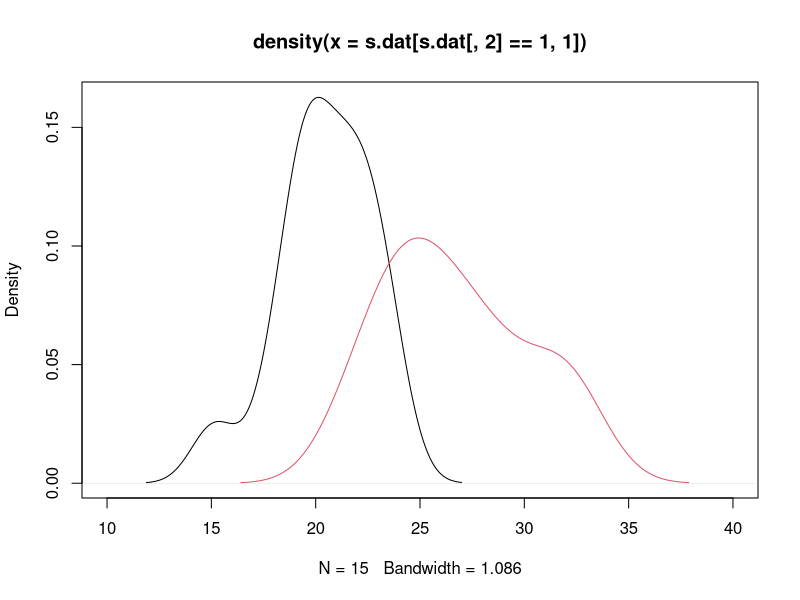

Write the R code that produced this figure. (Note: this script raises an error after producing the figure.)
######Null models / Randomization tests code##########
# Date: 4/24/2012
# Author: E. M. Hart
# Description: Code to demonstrate and teach 
# null models and Monte Carlo methods.
# Includes plotting methods from standard R libraries
# and ggplot2 libraries
# requires two data files
# available at https://github.com/emhart/Misc_Func
# they are vaAnts.csv or aussieAnts.csv
#####################################################

###Example 1
# Simple test of difference of two means
####

###Generate two random data sets###

#set sample size
n <- 15

####Create data frame

s.dat <- data.frame(cbind(c(rnorm(n,20,3),rnorm(n,27,3)),c(rep(1,n),rep(2,n))))
colnames(s.dat) <- c("Measure","Group")
####Stanard R plot
plot(density(s.dat[s.dat[,2]==1,1]),xlim=c(10,40))
lines(density(s.dat[s.dat[,2]==2,1]),col=2)
####ggplot2 code
ggplot(s.dat,aes(x=Measure,group=as.factor(Group),fill=as.factor(Group),alpha=.5))+geom_density()+xlim(0,15)

####Parametric t.test#####
tt1 <- t.test(x=s.dat[s.dat[,2]==2,1],y=s.dat[s.dat[,2]==1,1])

#####Randomization test#######
# In this case the test metric
# is if the difference between the two means
# is different from 0
############

##Set the number of randomizations
nran <- 5000
output <- vector()
for(i in 1:nran){
  ###Shuffle association via sample()
  new.ind <- sample(s.dat$G,length(s.dat$G),replace=F)
  output[i] <- mean(s.dat$M[new.ind==1]) - mean(s.dat$M[new.ind==2])
}

##Find true metric
true.val <- mean(s.dat[s.dat[,2]==1,1])-mean(s.dat[s.dat[,2]==2,1])
###Normal R plot
plot(density(output),xlim=c(-6,6))
abline(v=true.val)
####ggplot2###
ggplot(as.data.frame(output),aes(x=output))+geom_density()+xlim(-6,6)+geom_vline(xintercept=true.val)

###Check true value against quantiles
quantile(output,c(.025,.975))



######### Boot strap linear regression to accont for non-independence
######### Here we test for signifigance of the slope
###Simulate regression data

x <- rnorm(80,10,3)
###You can adjust the parameter in the term below
### rnorm(80,0,4.5), increase the sd to change the effect
### of sample size.  As noise decreases, the importance of sample
### size also decreases
y <- cbind(rep(1,80),x)%*%c(.1,.6) + rnorm(80,0,4.5)
### the number of independent sites is 20
### now randomly sort them into groups
g.index <- vector()
for(i in 1:4){
  g.index <- c(g.index,sample(1:20,round(runif(1,10,20)),replace=F))
}
x <- x[1:length(g.index)]
y <- y[1:length(g.index)]
plot(x,y)
###Now check the full model without the bootstrap
summary(lm(y~x))
index<- 1:length(g.index)
###Create matrix to hold data
outmat <- matrix(0,ncol=2,nrow=n.sim)
###Code for progress bar
prog <- txtProgressBar(min=0, max=n.sim, char="*", style=3)

for(i in 1:n.sim){
    #define new resampled index
    rsamp.i <- vector()
    ##Loop through and randomly sample 1 instance from each site
    for(k in 1:length(unique(g.index))){
      ###Control for behavior of the sample function
      if(sum(g.index==k)>1){rsamp.i<- c(rsamp.i,sample(which(g.index==k),1))}
      if(sum(g.index==k)==1){rsamp.i <- c(rsamp.i,which(g.index==k))}
      
    }
    setTxtProgressBar(prog, i)
  t.mod <- lm(y[rsamp.i]~x[rsamp.i])
  outmat[i,] <- coef(t.mod)
    
}
hist(outmat[,2])
quantile(outmat[,2],c(.025,.975))

###Plot the full slope and then the boot strap slope in red

plot(x,y)
abline(lm(y~x))
abline(apply(outmat,2,mean),col=2)



#########A null model example from Gotelli 2000######
# A simple null model example

###Function to calculate C-Score our default metric
# See Gotelli 2000 for full description
# or Stone and Roberts 1990
# Input is a species x site data matrix
####

c.score <- function(sp.mat){
  CU <- vector()
  sp.num <- dim(sp.mat)[1]
  count <- 1
  for (i in 1:(sp.num-1)){
    for(k in (i+1):sp.num){
      #first count the number of shared sites
      Q <- sum(apply(rbind(sp.mat[i,],sp.mat[k,]),2,sum)==2)
      CU[count] <- (sum(sp.mat[i,])-Q)*(sum(sp.mat[k,])-Q)
      count<- count+1
    }
  }
  return(mean(CU))
}

#### Randomization algorithm########
#### this randomization algorithm is based on SIM9 from Gotelli 2000
#### In works by keeping row and column totals fixed
#### Inputs are:
#### sp.mat:  The presence-absence species x sits matrix
#### This is a brute force algorithm that uses a while loop
#### it has a fail safe for the loop, but may output bad results
### although it hasn't yet.  Also note that it can handle matrix saturation
### up to about 40% (40% of all values are 1's), after that it begins to seriously lag

sim9<-function(sp.mat){
r.size <- dim(sp.mat)[1]
c.size <- dim(sp.mat)[2]
##Define output matrix
outmat <- matrix(0,nrow=r.size,ncol=c.size)  
#get constraints
r.cons <- apply(sp.mat,1,sum)
c.cons <- apply(sp.mat,2,sum)
# create index list from constraints
r.i <- rep(1:r.size,r.cons)
c.i <- rep(1:c.size,c.cons)
# Randomize our vectors
index <- 1:length(r.i)
r.ind <- sample(1:length(r.i),length(r.i),replace=F)
c.ind <- sample(1:length(c.i),length(c.i),replace=F)
# create our first loop
nmat <- cbind(r.i[r.ind],c.i[c.ind])

# figure out how many duplicates we have
dup.i <- index[duplicated(nmat)]

count <- 1
# loop until all duplicates are removed
while(length(dup.i > 0) || count > 100){

# loop through each duplicate swapping out
# rows and columns
for(i in 1:length(dup.i)){
oldval.r <- nmat[dup.i[i],1]
oldval.c <- nmat[dup.i[i],2]

new.ind.r <- sample(r.ind,1)
new.ind.c <- sample(c.ind,1)

newval.r <- nmat[new.ind.r,1]
newval.c <- nmat[new.ind.c,2]


nmat[new.ind.r,1] <- oldval.r
nmat[new.ind.c,2] <- oldval.c


nmat[dup.i[i],1]<-newval.r
nmat[dup.i[i],2]<-newval.c

}
# recalculate number of duplicates
dup.i <- index[duplicated(nmat)]
# adjust failsafe counter
count <- count + 1
}
# set new matrix
outmat[nmat] <- 1

return(outmat)}


#####Just a bit of code to verify that the
#### randomization is working
### Uncomment to test
#r.c <- apply(rand.mat,1,sum)
#c.c <- apply(rand.mat,2,sum)
#test <- sim9(rand.mat)
#r.t <- apply(test,1,sum)
#c.t <- apply(test,2,sum)
#sum(c(r.c-r.t,c.c-c.t))

####randomization

###Generate random matrix
spec <- 10
sites <- 15
rand.mat <- rbinom(spec*sites,1,.35)
dim(rand.mat) <- c(spec,sites)

# set the number of simulations
# 5000 is a good compromise of speed and sample size
n.sim <- 5000
###calculate true value
t.val <- c.score(rand.mat)

prog <- txtProgressBar(min=0, max=n.sim, char="*", style=3)
null.vec <- vector()
for(i in 1:n.sim){
  tmp <-try(c.score(sim9(rand.mat)),silent=T)
  if(is.numeric(tmp)){ null.vec[i] <- tmp }
   ###Code for a progress bar
  setTxtProgressBar(prog, i)
  
}

hist(null.vec)
abline(v=t.val,col=2,lwd=2)
##Check the quantiles
quantile(null.vec,c(.025,.975),na.rm=T)

###Now use real data from Gotelli 2000, Virginia Ants
##Get vaAnts.csv from the github file
ants <- read.csv("vaAnts.csv")

###calculate true value
t.val <- c.score(ants)

ant.vec <- vector()

prog <- txtProgressBar(min=0, max=n.sim, char="*", style=3)
null.vec <- vector()
for(i in 1:n.sim){
    tmp <-try(c.score(sim9(ants)),silent=T)
   if(is.numeric(tmp)){ ant.vec[i] <- tmp }
  ###Code for a progress bar
  setTxtProgressBar(prog, i)
  
}

hist(ant.vec)
abline(v=t.val,col=2,lwd=2)
quantile(ant.vec,c(.025,.975),na.rm=T)

########### Abundance null models ########
### First select a metric ####
### In this case we use U ####

U.calc <- function(sp.mat){
  V <- var(apply(sp.mat,1,sum))
  W <- sum(apply(sp.mat,2,var))
  return(V/W)
}

###Function to draw from the log normal
r.Ni <- function(n,a){
  return(exp((rnorm(n)/(2*a))))
}

### Converts a matrix to a vector ###

find.matrix.index <- function(x.coord,y.coord,max.x){
  return.index <- vector()
  return.index <- ((y.coord -1)*max.x) + x.coord
  return(return.index)
}

###generate random matrix following Gotelli and Ulrich 2010

sites <- round(runif(1,5,50))
species <- round(runif(1,10,200))
sites <- 10
species <- 10

sp.totals <- sort(r.Ni(species,.5),decreasing=T)
### Mimic veil line
Smax <- sample((species/2):species,1)
sp.totals <- sp.totals[1:Smax]

rand.mat <- matrix(0,ncol=sites,nrow=Smax)
ccA <- runif(sites,0,1)
for(i in 1:Smax){
rand.mat[i,] <- t(rmultinom(1,exp(sp.totals[i]),prob=ccA))
}



####Randomization IT, randomization 5 from Gotelli and Ulrich 2010

IT <- function(sp.mat){
  #get the total number of individuals
  i.t <- sum(sp.mat)
  ###calculate marginal probabilities for r and c
  r.p <- apply(sp.mat,1,sum)/i.t
  c.p <-  apply(sp.mat,2,sum)/i.t
  
  ####draw rows and colums
  new.row <- sample(1:length(r.p),i.t,replace=T,prob=r.p)
  new.col <- sample(1:length(c.p),i.t,replace=T,prob=c.p)
  ###Get vector positions for each now 
  vec.pos <- find.matrix.index(new.col,new.row,length(c.p))
  ###now sum all the counts
  my.counts <- table(vec.pos)
  #expand the count vector back into the right size for the matrix
  outmat <- rep(0,prod(dim(sp.mat)))
  outmat[as.numeric(names(my.counts))] <- my.counts
  dim(outmat) <- c(dim(sp.mat)[2],dim(sp.mat)[1])
  
   return(t(outmat))
}


t.val <- U.calc(rand.mat)
n.sim <- 5000
abun.rand<- vector()

prog <- txtProgressBar(min=0, max=n.sim, char="*", style=3)
null.vec <- vector()
for(i in 1:n.sim){
  tmp <-try(U.calc(IT(rand.mat)),silent=T)
  if(is.numeric(tmp)){ abun.rand[i] <- tmp }
  ###Code for a progress bar
  setTxtProgressBar(prog, i)
  }

hist(abun.rand)
abline(v=t.val,col=2,lwd=2)
quantile(abun.rand,c(.025,.975),na.rm=T)

#########Now using real data from 
## Gotelli and Ulrich ecological archives
ausAnts <- read.csv("aussieAnts.csv")
t.val <- U.calc(ausAnts)
n.sim <- 5000
ants.vec<- vector()

prog <- txtProgressBar(min=0, max=n.sim, char="*", style=3)
for(i in 1:n.sim){
  tmp <-try(U.calc(IT(ausAnts)),silent=T)
  if(is.numeric(tmp)){ ants.vec[i] <- tmp }
  ###Code for a progress bar
  setTxtProgressBar(prog, i)
}

hist(ants.vec,xlim=c(t.val,max(ants.vec)))
abline(v=t.val,col=2,lwd=2)
quantile(ants.vec,c(.025,.975),na.rm=T)
